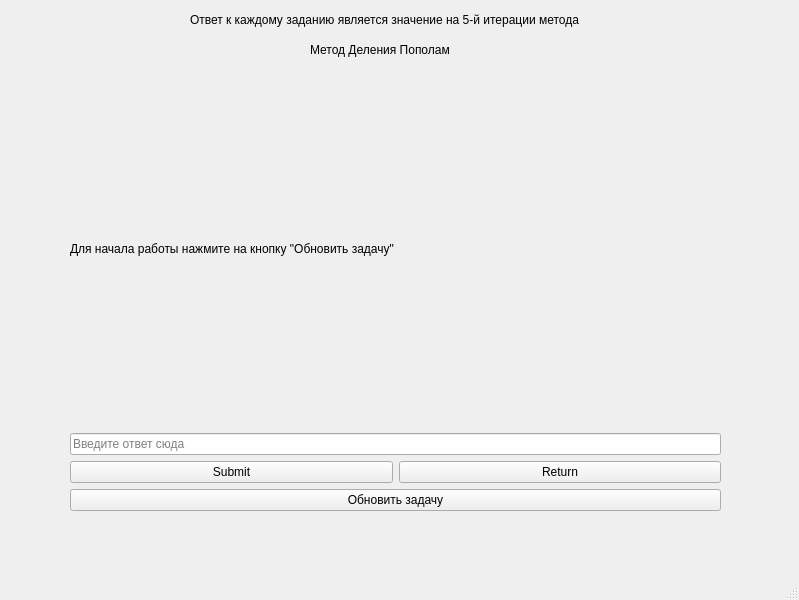
<?xml version="1.0" encoding="UTF-8"?>
<ui version="4.0">
 <class>MainWindow</class>
 <widget class="QMainWindow" name="MainWindow">
  <property name="geometry">
   <rect>
    <x>0</x>
    <y>0</y>
    <width>799</width>
    <height>600</height>
   </rect>
  </property>
  <property name="windowTitle">
   <string>MainWindow</string>
  </property>
  <widget class="QWidget" name="centralwidget">
   <widget class="QStackedWidget" name="stackedWidget">
    <property name="geometry">
     <rect>
      <x>0</x>
      <y>0</y>
      <width>801</width>
      <height>551</height>
     </rect>
    </property>
    <property name="currentIndex">
     <number>2</number>
    </property>
    <widget class="QWidget" name="page">
     <widget class="QWidget" name="gridLayoutWidget">
      <property name="geometry">
       <rect>
        <x>0</x>
        <y>-20</y>
        <width>801</width>
        <height>571</height>
       </rect>
      </property>
      <layout class="QGridLayout" name="gridLayout">
       <property name="leftMargin">
        <number>60</number>
       </property>
       <property name="topMargin">
        <number>120</number>
       </property>
       <property name="rightMargin">
        <number>60</number>
       </property>
       <property name="bottomMargin">
        <number>120</number>
       </property>
       <property name="spacing">
        <number>7</number>
       </property>
       <item row="3" column="0">
        <layout class="QVBoxLayout" name="verticalLayout_4">
         <item>
          <widget class="QLabel" name="t1stat_label">
           <property name="text">
            <string>Кратчайший Путь: 0 (0/0)</string>
           </property>
          </widget>
         </item>
         <item>
          <widget class="QLabel" name="t2stat_label">
           <property name="text">
            <string>Метод Деления Пополам: 0 (0/0)</string>
           </property>
          </widget>
         </item>
         <item>
          <widget class="QLabel" name="t3stat_label">
           <property name="text">
            <string>Шифр Виженера: 0 (0/0)</string>
           </property>
          </widget>
         </item>
        </layout>
       </item>
       <item row="2" column="0">
        <widget class="QPushButton" name="pushButton_3">
         <property name="text">
          <string>Get statistic</string>
         </property>
        </widget>
       </item>
       <item row="1" column="0">
        <layout class="QHBoxLayout" name="horizontalLayout_2">
         <item>
          <widget class="QPushButton" name="task3Button">
           <property name="text">
            <string>Шифр Виженера</string>
           </property>
          </widget>
         </item>
         <item>
          <widget class="QPushButton" name="exitButton">
           <property name="text">
            <string>Exit</string>
           </property>
          </widget>
         </item>
        </layout>
       </item>
       <item row="0" column="0">
        <layout class="QHBoxLayout" name="horizontalLayout">
         <item>
          <widget class="QPushButton" name="task1Button">
           <property name="text">
            <string>Кратчайший Путь</string>
           </property>
          </widget>
         </item>
         <item>
          <widget class="QPushButton" name="task2Button">
           <property name="text">
            <string>Метод Деления Пополам</string>
           </property>
          </widget>
         </item>
        </layout>
       </item>
      </layout>
     </widget>
    </widget>
    <widget class="QWidget" name="page_2">
     <widget class="QWidget" name="gridLayoutWidget_2">
      <property name="geometry">
       <rect>
        <x>70</x>
        <y>70</y>
        <width>651</width>
        <height>441</height>
       </rect>
      </property>
      <layout class="QGridLayout" name="gridLayout_2">
       <item row="1" column="0">
        <layout class="QHBoxLayout" name="horizontalLayout_3">
         <item>
          <widget class="QPushButton" name="t1pushButton">
           <property name="text">
            <string>Submit</string>
           </property>
          </widget>
         </item>
         <item>
          <widget class="QPushButton" name="returnButton1">
           <property name="text">
            <string>Return</string>
           </property>
          </widget>
         </item>
        </layout>
       </item>
       <item row="0" column="0">
        <layout class="QVBoxLayout" name="verticalLayout">
         <item>
          <widget class="QLabel" name="t1_label">
           <property name="text">
            <string>Для начала работы нажмите на кнопку &quot;Обновить задачу&quot;</string>
           </property>
          </widget>
         </item>
         <item>
          <widget class="QLineEdit" name="t1_lineEdit">
           <property name="text">
            <string/>
           </property>
           <property name="placeholderText">
            <string>Введите ответ сюда</string>
           </property>
          </widget>
         </item>
        </layout>
       </item>
       <item row="2" column="0">
        <widget class="QPushButton" name="t1_getTaskpushButton">
         <property name="text">
          <string>Обновить задачу</string>
         </property>
        </widget>
       </item>
      </layout>
     </widget>
     <widget class="QLabel" name="label_t1_top">
      <property name="geometry">
       <rect>
        <x>330</x>
        <y>40</y>
        <width>131</width>
        <height>20</height>
       </rect>
      </property>
      <property name="text">
       <string>Кратчайший Путь</string>
      </property>
     </widget>
    </widget>
    <widget class="QWidget" name="page_3">
     <widget class="QLabel" name="label_t2_top">
      <property name="geometry">
       <rect>
        <x>310</x>
        <y>40</y>
        <width>181</width>
        <height>20</height>
       </rect>
      </property>
      <property name="text">
       <string>Метод Деления Пополам</string>
      </property>
     </widget>
     <widget class="QWidget" name="gridLayoutWidget_3">
      <property name="geometry">
       <rect>
        <x>70</x>
        <y>70</y>
        <width>651</width>
        <height>441</height>
       </rect>
      </property>
      <layout class="QGridLayout" name="gridLayout_3">
       <item row="1" column="0">
        <layout class="QHBoxLayout" name="horizontalLayout_4">
         <item>
          <widget class="QPushButton" name="t2pushButton">
           <property name="text">
            <string>Submit</string>
           </property>
          </widget>
         </item>
         <item>
          <widget class="QPushButton" name="returnButton2">
           <property name="text">
            <string>Return</string>
           </property>
          </widget>
         </item>
        </layout>
       </item>
       <item row="0" column="0">
        <layout class="QVBoxLayout" name="verticalLayout_3">
         <item>
          <widget class="QLabel" name="t2_label">
           <property name="text">
            <string>Для начала работы нажмите на кнопку &quot;Обновить задачу&quot;</string>
           </property>
          </widget>
         </item>
         <item>
          <widget class="QLineEdit" name="t2_lineEdit">
           <property name="placeholderText">
            <string>Введите ответ сюда</string>
           </property>
          </widget>
         </item>
        </layout>
       </item>
       <item row="2" column="0">
        <widget class="QPushButton" name="t2_getTaskpushButton">
         <property name="text">
          <string>Обновить задачу</string>
         </property>
        </widget>
       </item>
      </layout>
     </widget>
     <widget class="QLabel" name="alert_t2">
      <property name="geometry">
       <rect>
        <x>2</x>
        <y>520</y>
        <width>791</width>
        <height>20</height>
       </rect>
      </property>
      <property name="text">
       <string/>
      </property>
     </widget>
     <widget class="QLabel" name="label">
      <property name="geometry">
       <rect>
        <x>190</x>
        <y>10</y>
        <width>491</width>
        <height>20</height>
       </rect>
      </property>
      <property name="text">
       <string>Ответ к каждому заданию является значение на 5-й итерации метода</string>
      </property>
     </widget>
    </widget>
    <widget class="QWidget" name="page_4">
     <widget class="QWidget" name="gridLayoutWidget_4">
      <property name="geometry">
       <rect>
        <x>70</x>
        <y>70</y>
        <width>651</width>
        <height>441</height>
       </rect>
      </property>
      <layout class="QGridLayout" name="gridLayout_5">
       <item row="1" column="0">
        <layout class="QHBoxLayout" name="horizontalLayout_7">
         <item>
          <widget class="QPushButton" name="t3pushButton">
           <property name="text">
            <string>Submit</string>
           </property>
          </widget>
         </item>
         <item>
          <widget class="QPushButton" name="returnButton3">
           <property name="text">
            <string>Return</string>
           </property>
          </widget>
         </item>
        </layout>
       </item>
       <item row="0" column="0">
        <layout class="QVBoxLayout" name="verticalLayout_2">
         <item>
          <widget class="QLabel" name="t3_label">
           <property name="text">
            <string>Для начала работы нажмите на кнопку &quot;Обновить задачу&quot;</string>
           </property>
          </widget>
         </item>
         <item>
          <widget class="QLineEdit" name="t3_lineEdit">
           <property name="text">
            <string/>
           </property>
           <property name="placeholderText">
            <string>Введите ответ сюда</string>
           </property>
          </widget>
         </item>
        </layout>
       </item>
       <item row="2" column="0">
        <widget class="QPushButton" name="t3_getTaskpushButton">
         <property name="text">
          <string>Обновить задачу</string>
         </property>
        </widget>
       </item>
      </layout>
     </widget>
     <widget class="QLabel" name="label_t3_top">
      <property name="geometry">
       <rect>
        <x>330</x>
        <y>40</y>
        <width>131</width>
        <height>20</height>
       </rect>
      </property>
      <property name="text">
       <string>Шифр Виженера</string>
      </property>
     </widget>
    </widget>
   </widget>
  </widget>
  <widget class="QMenuBar" name="menubar">
   <property name="geometry">
    <rect>
     <x>0</x>
     <y>0</y>
     <width>799</width>
     <height>25</height>
    </rect>
   </property>
  </widget>
  <widget class="QStatusBar" name="statusbar"/>
 </widget>
 <resources/>
 <connections/>
</ui>
